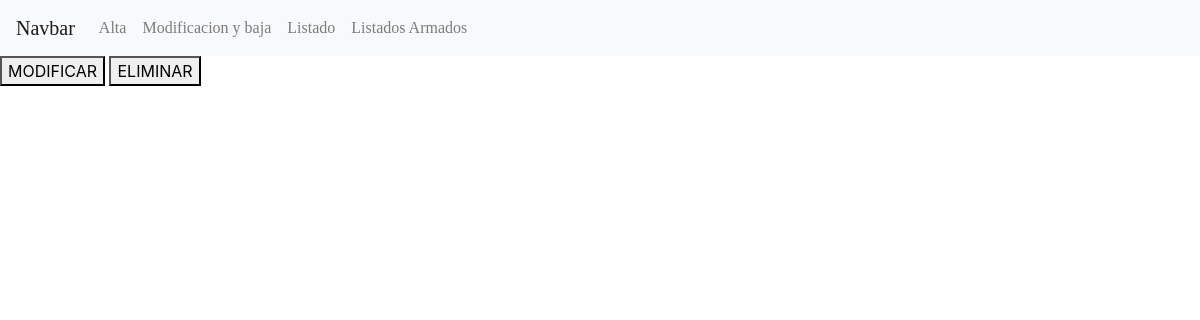
Before: /vistaEmpresa.php?buscarEmpresa=PHP with the older database file.
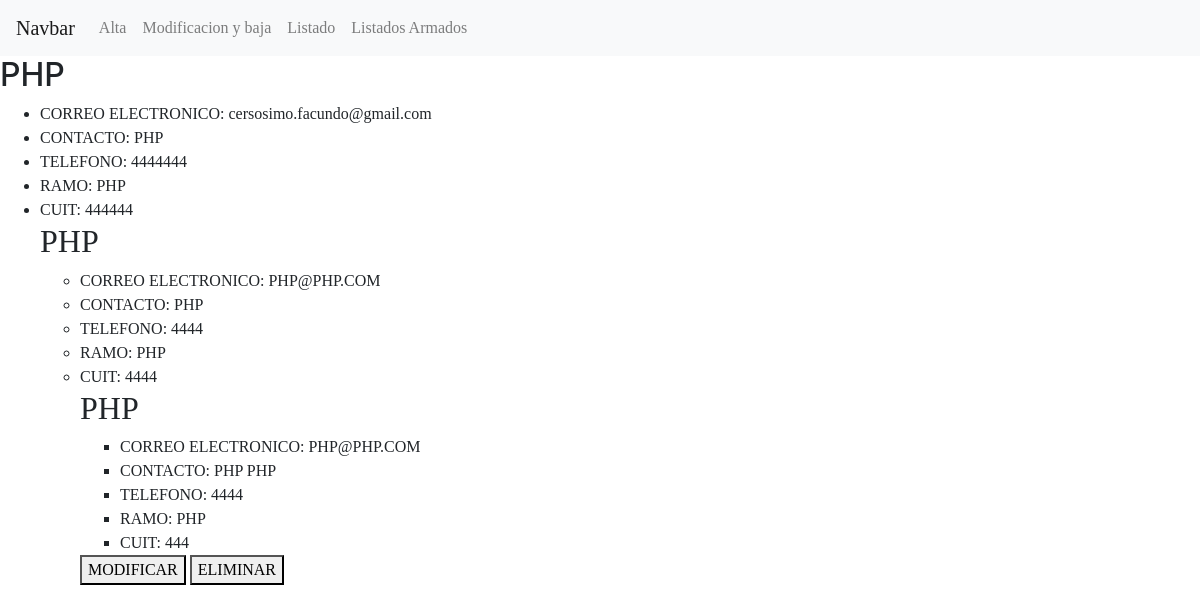
After: the same page with the newer database file.
### tables this page shows
CREATE TABLE `proveeores` (
  `idEmpresa` int(4) NOT NULL,
  `nombre` varchar(100) NOT NULL,
  `correo` varchar(100) NOT NULL,
  `telefono` varchar(100) NOT NULL,
  `contacto` varchar(100) NOT NULL,
  `ramo` text NOT NULL,
  `cuit` int(13) NOT NULL,
  `pass` varchar(100) NOT NULL
);

### vistaEmpresa.php (the view, shortened to what this page needs)
<?php
include "header.php";
include "conexion.php";
if(isset($_GET["buscarEmpresa"])){
	$tag = $_GET["buscarEmpresa"];
	$SQLTraerProv = "SELECT idEmpresa, nombre, correo, telefono, contacto, ramo, cuit FROM proveeores WHERE nombre LIKE '%$tag%'";
	$QUERYTraerProv = mysqli_query($link, $SQLTraerProv);
}
 ?>
 	<?php
		while($proveedores = mysqli_fetch_assoc($QUERYTraerProv)) {
	 ?>
 <h2><?php echo $proveedores["nombre"] ?></h2>
 <ul>
 	<li>CORREO ELECTRONICO: <?php echo $proveedores["correo"] ?> </li>
 	<li>CONTACTO: <?php echo $proveedores["contacto"] ?> </li>
 	<li>TELEFONO: <?php echo $proveedores["telefono"] ?> </li>
 	<li>RAMO: <?php echo $proveedores["ramo"] ?> </li>
 	<li>CUIT: <?php echo $proveedores["cuit"] ?> </li>
 	<?php
 }
 	 ?>
 </ul>
 <button>MODIFICAR</button>
 <button>ELIMINAR</button>

### Componentes/header.php (shortened to what this page needs)
<!DOCTYPE html>
<html>
<head>
	<link rel="stylesheet" type="text/css" href="CSS/style.css">
	<link rel="stylesheet" href="https://stackpath.bootstrapcdn.com/bootstrap/4.1.3/css/bootstrap.min.css">
	<link rel="stylesheet" href='CSS/loginStyle.css'>
</head>
<body>
<nav class="navbar navbar-expand-lg navbar-light bg-light anchoTotal">
  <a class="navbar-brand" href="#">Navbar</a>
  <div class="collapse navbar-collapse" id="navbarNavDropdown">
    <ul class="navbar-nav">
      <li class="nav-item">
        <a class="nav-link" href="alta.php">Alta</a>
      </li>
      <li class="nav-item">
        <a class="nav-link" href="actualizarEmpresa.php">Modificacion y baja</a>
      </li>
	  <li class="nav-item">
        <a class="nav-link" href="armarListado.php">Listado</a>
      </li>
	  <li class="nav-item">
        <a class="nav-link" href="listadosArmados.php">Listados Armados</a>
      </li>
    </ul>
  </div>
</nav>

### CSS/style.css (style rules this page uses)
* { font-family: verdana; }
.anchoTotal { display: block; }

### CSS/loginStyle.css (style rules this page uses)
html, body { height: 100%; }
body { -ms-flex-align: center; align-items: center; }

Changed rows visible on the page:
added proveeores: nombre "PHP", correo "cersosimo.facundo@gmail.com", contacto "PHP", telefono "4444444", ramo "PHP", cuit "444444"
added proveeores: nombre "PHP", correo "PHP@PHP.COM", contacto "PHP", telefono "4444", ramo "PHP", cuit "4444"
added proveeores: nombre "PHP", correo "PHP@PHP.COM", contacto "PHP PHP", telefono "4444", ramo "PHP", cuit "444"
